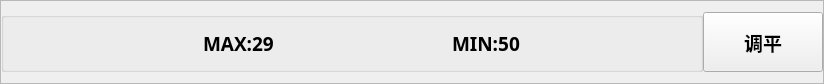
            <widget class="QFrame" name="frame">
             <property name="sizePolicy">
              <sizepolicy hsizetype="Minimum" vsizetype="Minimum">
               <horstretch>0</horstretch>
               <verstretch>0</verstretch>
              </sizepolicy>
             </property>
             <property name="minimumSize">
              <size>
               <width>80</width>
               <height>0</height>
              </size>
             </property>
             <property name="maximumSize">
              <size>
               <width>16777215</width>
               <height>80</height>
              </size>
             </property>
             <property name="frameShape">
              <enum>QFrame::StyledPanel</enum>
             </property>
             <property name="frameShadow">
              <enum>QFrame::Raised</enum>
             </property>
             <layout class="QGridLayout" name="gridLayout_14">
              <property name="leftMargin">
               <number>0</number>
              </property>
              <property name="rightMargin">
               <number>0</number>
              </property>
              <property name="horizontalSpacing">
               <number>0</number>
              </property>
              <item row="0" column="0">
               <widget class="QGroupBox" name="groupBox_16">
                <property name="minimumSize">
                 <size>
                  <width>0</width>
                  <height>60</height>
                 </size>
                </property>
                <property name="sizeIncrement">
                 <size>
                  <width>0</width>
                  <height>60</height>
                 </size>
                </property>
                <property name="title">
                 <string/>
                </property>
                <layout class="QGridLayout" name="gridLayout_13">
                 <item row="0" column="0">
                  <spacer name="horizontalSpacer_41">
                   <property name="orientation">
                    <enum>Qt::Horizontal</enum>
                   </property>
                   <property name="sizeHint" stdset="0">
                    <size>
                     <width>190</width>
                     <height>20</height>
                    </size>
                   </property>
                  </spacer>
                 </item>
                 <item row="0" column="1">
                  <widget class="QLabel" name="label_max">
                   <property name="font">
                    <font>
                     <family>微软雅黑 Light</family>
                     <pointsize>14</pointsize>
                     <weight>75</weight>
                     <bold>true</bold>
                    </font>
                   </property>
                   <property name="text">
                    <string>MAX:29</string>
                   </property>
                  </widget>
                 </item>
                 <item row="0" column="2">
                  <spacer name="horizontalSpacer_43">
                   <property name="orientation">
                    <enum>Qt::Horizontal</enum>
                   </property>
                   <property name="sizeHint" stdset="0">
                    <size>
                     <width>172</width>
                     <height>20</height>
                    </size>
                   </property>
                  </spacer>
                 </item>
                 <item row="0" column="3">
                  <widget class="QLabel" name="label_max_2">
                   <property name="minimumSize">
                    <size>
                     <width>0</width>
                     <height>0</height>
                    </size>
                   </property>
                   <property name="font">
                    <font>
                     <family>微软雅黑 Light</family>
                     <pointsize>14</pointsize>
                     <weight>75</weight>
                     <bold>true</bold>
                    </font>
                   </property>
                   <property name="text">
                    <string>MIN:50</string>
                   </property>
                  </widget>
                 </item>
                 <item row="0" column="4">
                  <spacer name="horizontalSpacer_42">
                   <property name="orientation">
                    <enum>Qt::Horizontal</enum>
                   </property>
                   <property name="sizeHint" stdset="0">
                    <size>
                     <width>171</width>
                     <height>20</height>
                    </size>
                   </property>
                  </spacer>
                 </item>
                </layout>
               </widget>
              </item>
              <item row="0" column="1">
               <widget class="QPushButton" name="pushButton_tp">
                <property name="minimumSize">
                 <size>
                  <width>120</width>
                  <height>60</height>
                 </size>
                </property>
                <property name="maximumSize">
                 <size>
                  <width>40</width>
                  <height>16777215</height>
                 </size>
                </property>
                <property name="font">
                 <font>
                  <family>微软雅黑 Light</family>
                  <pointsize>14</pointsize>
                  <weight>75</weight>
                  <bold>true</bold>
                 </font>
                </property>
                <property name="text">
                 <string>调平</string>
                </property>
               </widget>
              </item>
             </layout>
            </widget>
